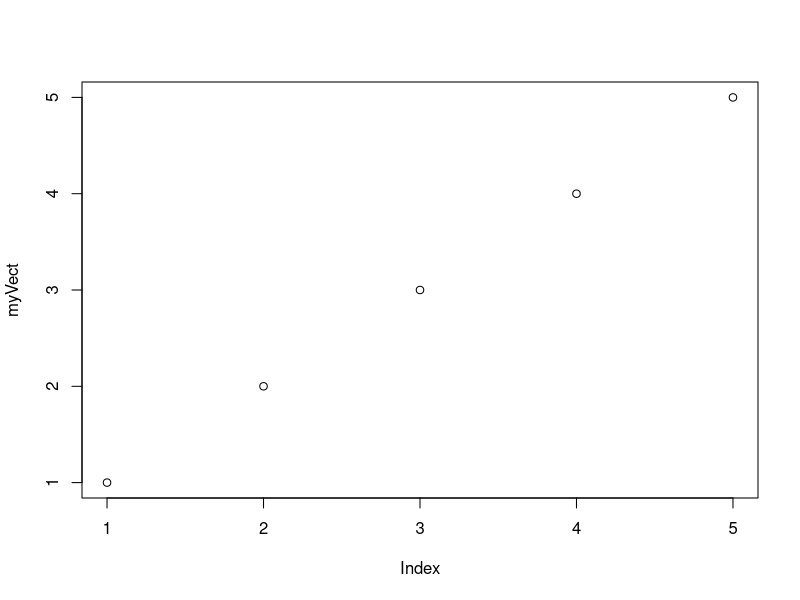
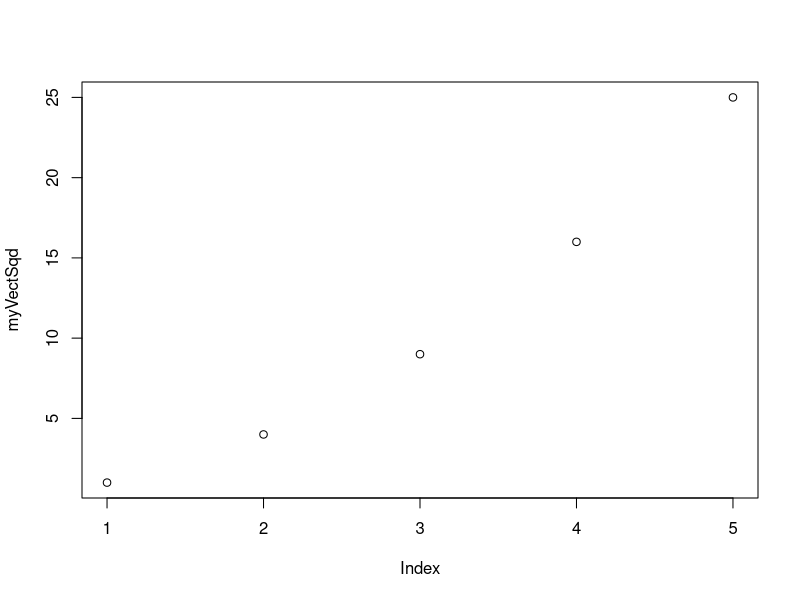
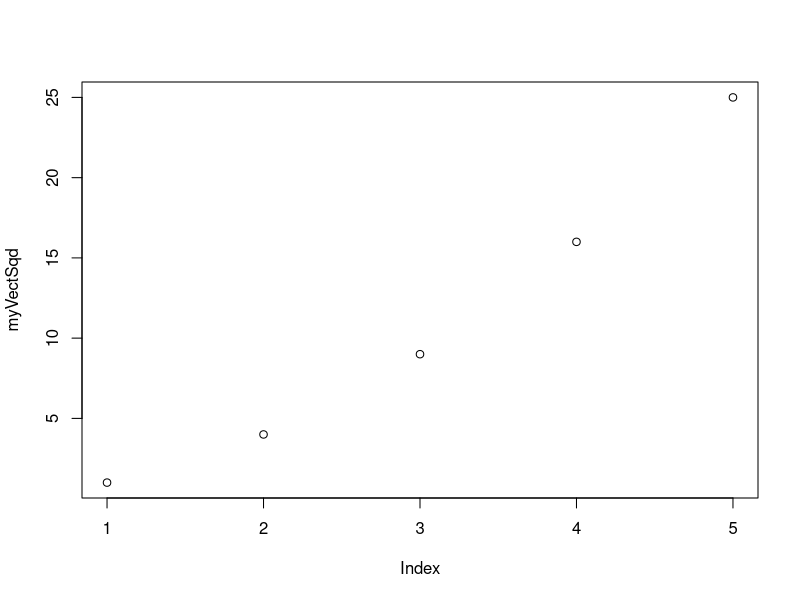

These charts were generated, in order, by the following R code:
# Create a vector
myVect <- c(1,2,3,4,5)

# Print it out to the screen
myVect

# Plot the vector
plot(myVect)

# Find the average
mean(myVect)

# Find the standard deviation
sd(myVect)

# Create a vector that is the square of the myVect vector
myVectSqd = myVect^2

# Now plot this vector in the same plot
plot(myVectSqd)

# Let's clear the plot area and only plot the second vector
plot.new()
plot(myVectSqd)

# Finally find the cross product between the two vectors
crossprod(t(myVect), myVectSqd)

# Just for funsies, let's create a diagonal identity matrix
diag(1, 5)

# What about a different number?
diag(532, 17)

# Find the cross product between a diagonalized matrix and a vector
newVector <- c(2,2,2,2,2,2,2,2,2,2)
crossprod(diag(10,10), newVector)